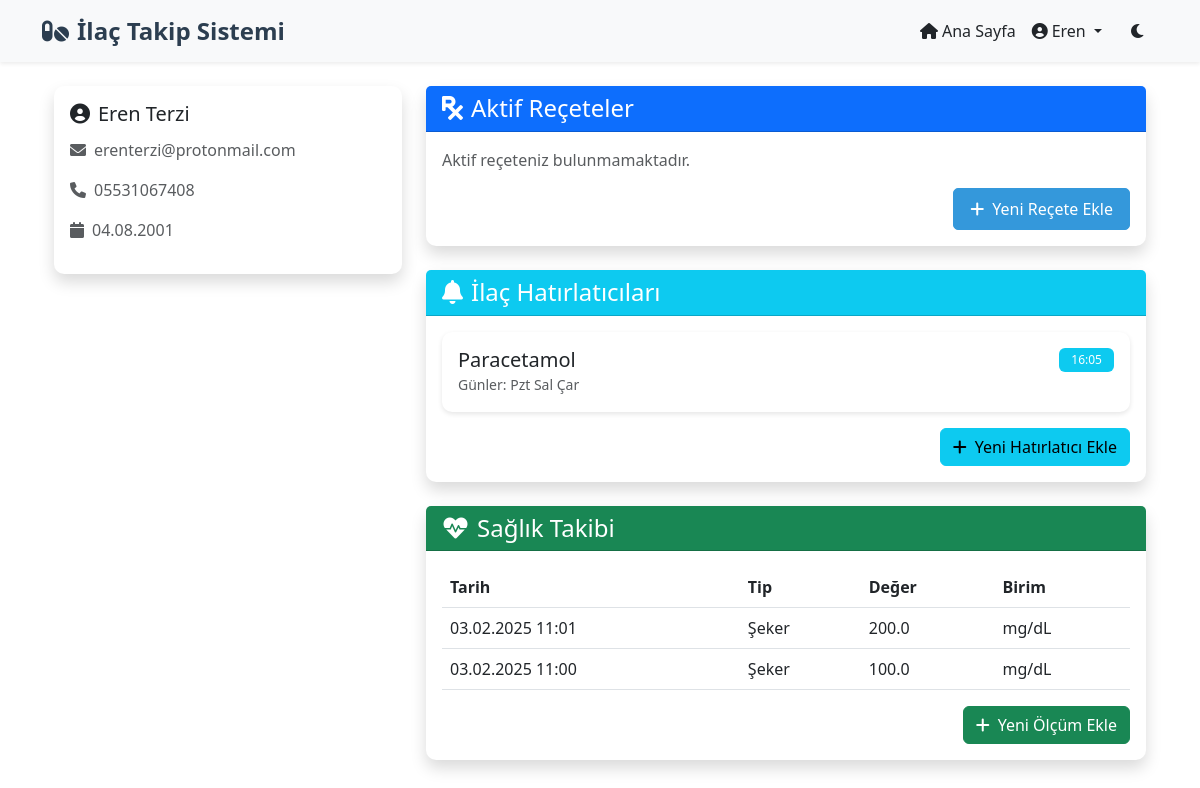
The app's page /profil (signed in) with its own data.
### app.py (models this page shows)
class Kullanici(db.Model):
    id = db.Column(db.Integer, primary_key=True)
    ad = db.Column(db.String(50), nullable=False)
    soyad = db.Column(db.String(50), nullable=False)
    email = db.Column(db.String(120), unique=True, nullable=False)
    parola_hash = db.Column(db.String(200), nullable=False)
    telefon = db.Column(db.String(15))
    dogum_tarihi = db.Column(db.Date)
    receteler = db.relationship('Recete', backref='hasta', lazy=True)
    hatirlaticilar = db.relationship('Hatirlatici', backref='kullanici', lazy=True)

class Hatirlatici(db.Model):
    id = db.Column(db.Integer, primary_key=True)
    kullanici_id = db.Column(db.Integer, db.ForeignKey('kullanici.id'), nullable=False)
    ilac_id = db.Column(db.Integer, db.ForeignKey('ilac.id'), nullable=False)
    zaman = db.Column(db.Time, nullable=False)
    gunler = db.Column(db.String(50))  # "1,2,3,4,5,6,7" şeklinde
    aktif = db.Column(db.Boolean, default=True)
    son_hatirlatma = db.Column(db.DateTime)

class Ilac(db.Model):
    id = db.Column(db.Integer, primary_key=True)
    ad = db.Column(db.String(100), nullable=False)
    kategori = db.Column(db.String(50))
    kullanim_amaci = db.Column(db.Text)
    faydalar = db.Column(db.Text)
    yan_etkiler = db.Column(db.Text)
    etkilesimler = db.Column(db.Text)
    dozaj = db.Column(db.String(200))
    receteler = db.relationship('Recete', backref='ilac', lazy=True)
    hatirlaticilar = db.relationship('Hatirlatici', backref='ilac', lazy=True)

class SaglikTakip(db.Model):
    id = db.Column(db.Integer, primary_key=True)
    kullanici_id = db.Column(db.Integer, db.ForeignKey('kullanici.id'), nullable=False)
    tarih = db.Column(db.DateTime, default=datetime.utcnow)
    tip = db.Column(db.String(50))  # Tansiyon, Şeker, Ateş vb.
    deger = db.Column(db.Float)
    birim = db.Column(db.String(20))
    notlar = db.Column(db.Text)

### app.py (the view)
    def decorated_function(*args, **kwargs):
        if 'kullanici_id' not in session:
            flash('Bu sayfaya erişmek için giriş yapmalısınız.', 'warning')
            return redirect(url_for('giris'))
        return f(*args, **kwargs)

### app.py (called while the page is built)
def login_required(f):
    def decorated_function(*args, **kwargs):
        if 'kullanici_id' not in session:
            flash('Bu sayfaya erişmek için giriş yapmalısınız.', 'warning')
            return redirect(url_for('giris'))
        return f(*args, **kwargs)
    decorated_function.__name__ = f.__name__
    return decorated_function

### templates/profil.html (shortened to what this page needs)
{% extends "base.html" %}
{% block content %}
<div class="container">
    <div class="row">
        <div class="col-md-4 mb-4">
            <div class="card shadow">
                <div class="card-body">
                    <h3 class="card-title">
                        <i class="fas fa-user-circle me-2"></i>{{ kullanici.ad }} {{ kullanici.soyad }}
                    </h3>
                    <p class="text-muted">
                        <i class="fas fa-envelope me-2"></i>{{ kullanici.email }}
                    </p>
                    <p class="text-muted">
                        <i class="fas fa-phone me-2"></i>{{ kullanici.telefon }}
                    </p>
                    <p class="text-muted">
                        <i class="fas fa-calendar me-2"></i>{{ kullanici.dogum_tarihi.strftime('%d.%m.%Y') }}
                    </p>
                </div>
            </div>
        </div>
        <div class="col-md-8">
            <div class="card shadow mb-4">
                <div class="card-header bg-primary text-white">
                    <h4 class="mb-0">
                        <i class="fas fa-prescription me-2"></i>Aktif Reçeteler
                    </h4>
                </div>
                <div class="card-body">
                    {% if aktif_receteler %}
                        {% for recete in aktif_receteler %}
                        <div class="card mb-3">
                            <div class="card-body">
                                <div class="d-flex justify-content-between align-items-center">
                                    <h5 class="card-title mb-0">{{ recete.ilac.ad }}</h5>
                                    <span class="badge bg-primary">{{ recete.ilac.kategori }}</span>
                                </div>
                                <p class="text-muted small">
                                    <i class="fas fa-user-md me-1"></i>Dr. {{ recete.doktor_adi }}
                                </p>
                                <p class="card-text">
                                    <strong>Dozaj:</strong> {{ recete.dozaj }}<br>
                                    <strong>Başlangıç:</strong> {{ recete.baslangic_tarihi.strftime('%d.%m.%Y') }}<br>
                                    <strong>Bitiş:</strong> {{ recete.bitis_tarihi.strftime('%d.%m.%Y') }}
                                </p>
                                {% if recete.notlar %}
                                <p class="card-text"><small>{{ recete.notlar }}</small></p>
                                {% endif %}
                                <form method="POST" action="{{ url_for('recete_durum_guncelle', recete_id=recete.id) }}" class="mt-2">
                                    <select name="durum" class="form-select form-select-sm" onchange="this.form.submit()">
                                        <option value="Aktif" {% if recete.durum == 'Aktif' %}selected{% endif %}>Aktif</option>
                                        <option value="Tamamlandı" {% if recete.durum == 'Tamamlandı' %}selected{% endif %}>Tamamlandı</option>
                                        <option value="İptal" {% if recete.durum == 'İptal' %}selected{% endif %}>İptal</option>
                                    </select>
                                </form>
                            </div>
                        </div>
                        {% endfor %}
                    {% else %}
                        <p class="text-muted">Aktif reçeteniz bulunmamaktadır.</p>
                    {% endif %}
                    <div class="text-end">
                        <a href="{{ url_for('recete_ekle') }}" class="btn btn-primary">
                            <i class="fas fa-plus me-2"></i>Yeni Reçete Ekle
                        </a>
                    </div>
                </div>
            </div>
            <div class="card shadow mb-4">
                <div class="card-header bg-info text-white">
                    <h4 class="mb-0">
                        <i class="fas fa-bell me-2"></i>İlaç Hatırlatıcıları
                    </h4>
                </div>
                <div class="card-body">
                    {% if hatirlaticilar %}
                        {% for hatirlatici in hatirlaticilar %}
                        <div class="card mb-3">
                            <div class="card-body">
                                <div class="d-flex justify-content-between align-items-center">
                                    <h5 class="card-title mb-0">{{ hatirlatici.ilac.ad }}</h5>
                                    <span class="badge bg-info">{{ hatirlatici.zaman.strftime('%H:%M') }}</span>
                                </div>
                                <p class="card-text">
                                    <small class="text-muted">
                                        Günler:
                                        {% set gunler = hatirlatici.gunler.split(',') %}
                                        {% for gun in gunler %}
                                            {% if gun == '1' %}Pzt{% endif %}
                                            {% if gun == '2' %}Sal{% endif %}
                                            {% if gun == '3' %}Çar{% endif %}
                                        {% endfor %}
                                    </small>
                                </p>
                            </div>
                        </div>
                        {% endfor %}
                    {% else %}
                        <p class="text-muted">Aktif hatırlatıcınız bulunmamaktadır.</p>
                    {% endif %}
                    <div class="text-end">
                        <a href="{{ url_for('hatirlatici_ekle') }}" class="btn btn-info">
                            <i class="fas fa-plus me-2"></i>Yeni Hatırlatıcı Ekle
                        </a>
                    </div>
                </div>
            </div>
            <div class="card shadow">
                <div class="card-header bg-success text-white">
                    <h4 class="mb-0">
                        <i class="fas fa-heartbeat me-2"></i>Sağlık Takibi
                    </h4>
                </div>
                <div class="card-body">
                    {% if saglik_takipler %}
                        <div class="table-responsive">
                            <table class="table">
                                <thead>
                                    <tr>
                                        <th>Tarih</th>
                                        <th>Tip</th>
                                        <th>Değer</th>
                                        <th>Birim</th>
                                    </tr>
                                </thead>
                                <tbody>
                                    {% for takip in saglik_takipler %}
                                    <tr>
                                        <td>{{ takip.tarih.strftime('%d.%m.%Y %H:%M') }}</td>
                                        <td>{{ takip.tip }}</td>
                                        <td>{{ takip.deger }}</td>
                                        <td>{{ takip.birim }}</td>
                                    </tr>
                                    {% endfor %}
                                </tbody>
                            </table>
                        </div>
                    {% else %}
                        <p class="text-muted">Henüz sağlık takip kaydınız bulunmamaktadır.</p>
                    {% endif %}
                    <div class="text-end">
                        <a href="{{ url_for('saglik_takip_ekle') }}" class="btn btn-success">
                            <i class="fas fa-plus me-2"></i>Yeni Ölçüm Ekle
                        </a>
                    </div>
                </div>
            </div>
        </div>
    </div>
</div>
{% endblock %}

### templates/base.html (shortened to what this page needs)
<!DOCTYPE html>
<html lang="tr" data-bs-theme="light">
<head>
    <link href="https://cdn.jsdelivr.net/npm/bootstrap@5.3.0/dist/css/bootstrap.min.css" rel="stylesheet">
    <link href="https://cdnjs.cloudflare.com/ajax/libs/font-awesome/6.0.0/css/all.min.css" rel="stylesheet">
</head>
<body>
    <nav class="navbar navbar-expand-lg navbar-light bg-body-tertiary shadow-sm sticky-top">
        <div class="container">
            <a class="navbar-brand" href="{{ url_for('ana_sayfa') }}">
                <i class="fas fa-pills me-2"></i>İlaç Takip Sistemi
            </a>
            <div class="collapse navbar-collapse" id="navbarNav">
                <ul class="navbar-nav ms-auto align-items-center">
                    <li class="nav-item">
                        <a class="nav-link" href="{{ url_for('ana_sayfa') }}">
                            <i class="fas fa-home me-1"></i>Ana Sayfa
                        </a>
                    </li>
                    {% if 'kullanici_id' in session %}
                        <li class="nav-item dropdown">
                            <a class="nav-link dropdown-toggle" href="#" id="navbarDropdown" role="button" data-bs-toggle="dropdown">
                                <i class="fas fa-user-circle me-1"></i>{{ session['kullanici_ad'] }}
                            </a>
                        </li>
                    {% endif %}
                    <li class="nav-item ms-2">
                        <div class="theme-switch" onclick="toggleTheme()">
                            <i class="fas fa-moon"></i>
                        </div>
                    </li>
                </ul>
            </div>
        </div>
    </nav>
    <div class="container mt-4">
        {% block content %}{% endblock %}
    </div>
</body>
</html>

### templates/base.html (style rules this page uses)
:root { --primary-color: #3498db; --secondary-color: #2c3e50; }
body { background-color: var(--bs-body-bg); transition: all 0.3s ease; }
.navbar-brand { font-weight: bold; color: var(--secondary-color) !important; font-size: 1.5rem; }
.card { border: none; box-shadow: 0 2px 5px rgba(0,0,0,0.1); transition: all 0.3s ease; border-radius: 10px; background-color: var(--bs-body-bg); }
.btn-primary { background-color: var(--primary-color); border-color: var(--primary-color); padding: 8px 16px; border-radius: 5px; }
.badge { padding: 6px 12px; font-weight: 500; }
.card-title { font-size: 1.25rem; margin-bottom: 0.75rem; color: var(--bs-body-color); }
.nav-link { color: var(--bs-body-color); font-weight: 500; }
.theme-switch { cursor: pointer; padding: 8px 12px; border-radius: 20px; transition: all 0.3s ease; }

### records on screen
Kullanici: kullanici_ad "Eren", ad "Eren", soyad "Terzi", email "erenterzi@protonmail.com", telefon "05531067408", dogum_tarihi "04.08.2001"
Hatirlatici: ilac.ad "Paracetamol", zaman "16:05"
SaglikTakip: tarih "03.02.2025 11:01", tip "Şeker", deger "200.0", birim "mg/dL"
SaglikTakip: tarih "03.02.2025 11:00", tip "Şeker", deger "100.0", birim "mg/dL"
